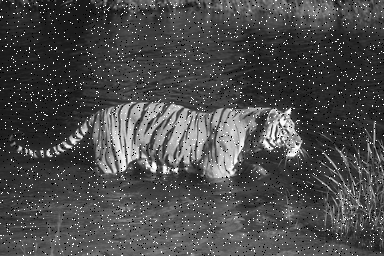
#> input picture Datatest/108073.png, 384 x 256 px, found by its file name
$ python 'Median Filter.py'
#> lines starting #> are read from the running program, lines starting #| are printed output that depends on the picture
import cv2 as cv
import numpy as np
from matplotlib import pyplot as plt

pic = cv.imread("D:/Library/Documents/Kuliah/PCV/Datatest/108073.png")
#> pic is the input picture: shape (256, 384, 3); min 0, max 255, mean 74.9
median = cv.medianBlur(pic,3)
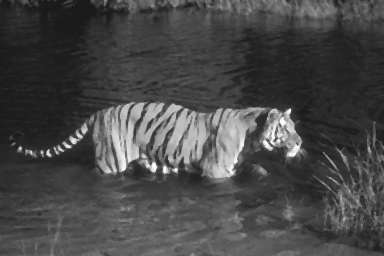
#> median: shape (256, 384, 3); min 25, max 253, mean 71.6

plt.subplot(121),plt.imshow(cv.cvtColor(pic,cv.COLOR_BGR2RGB)),plt.title('Original')
plt.xticks([]),plt.yticks([])
plt.subplot(122),plt.imshow(cv.cvtColor(median,cv.COLOR_BGR2RGB)),plt.title('Median Blur')
plt.xticks([]),plt.yticks([])
plt.show()
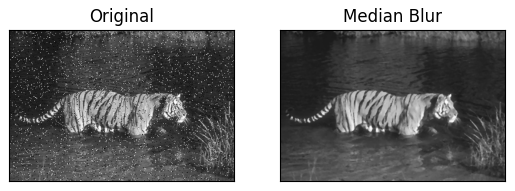
#> figure drawn by matplotlib, 2 panels

$ run again, with Datatest/baboon.png copied over Datatest/108073.png
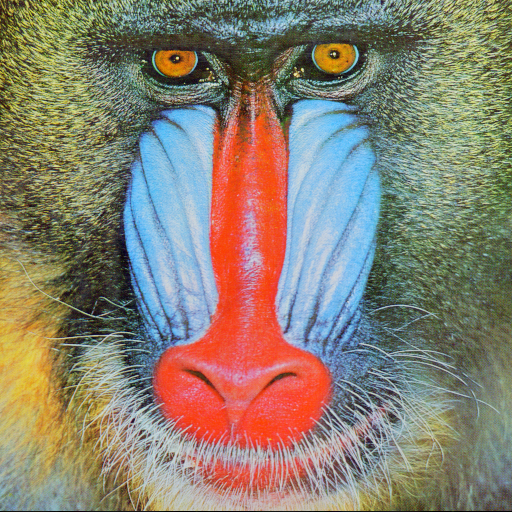
#> input picture Datatest/baboon.png, 512 x 512 px, found by its file name
#> pic is the input picture: shape (512, 512, 3); mean B, G, R 113.1, 128.9, 137.4
#> `median = cv.medianBlur(pic,3)`:
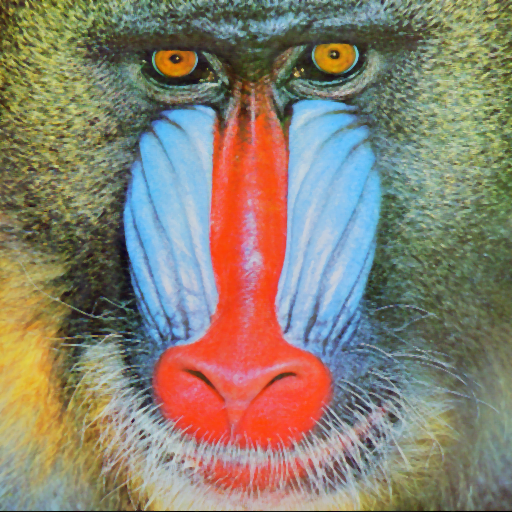
#> median: shape (512, 512, 3); mean B, G, R 112.5, 128.9, 137.2
#> `plt.show()`:
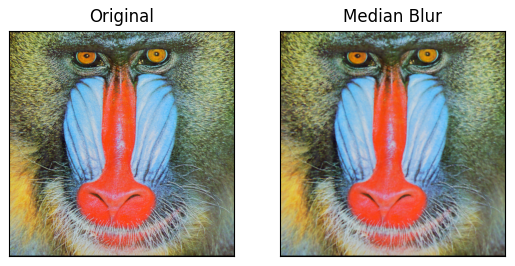
#> figure drawn by matplotlib, 2 panels
